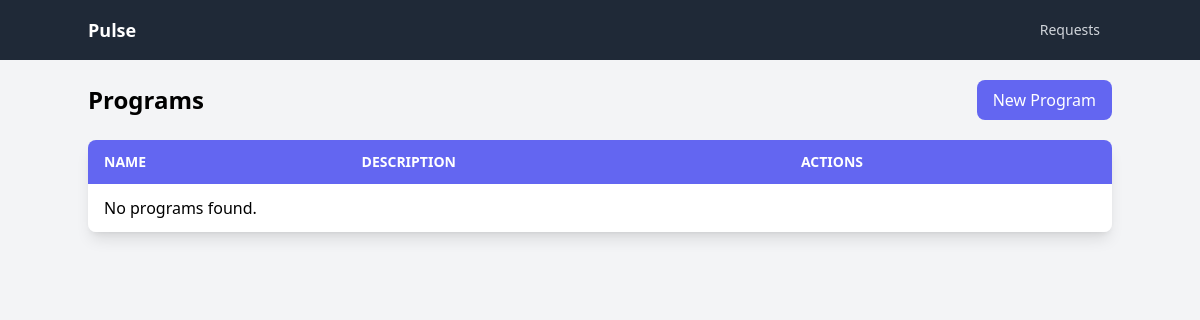
The app's page /programs/, older data.
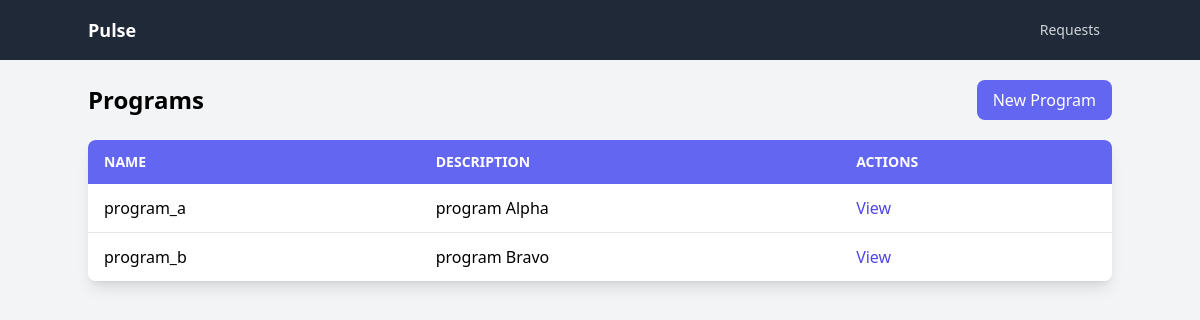
The same page, newer data.
### approvals/models.py (models this page shows, shortened)
class Program(models.Model):
    name = models.CharField(max_length=200, unique=True)
    description = models.TextField(blank=True)

### approvals/views.py (the view)
# urls.py: path('programs/', ProgramListView.as_view(), name='program_list'),
class ProgramListView(ListView):
    model = Program
    template_name = "approvals/program_list.html"

### templates/approvals/program_list.html
{% extends 'base.html' %}
{% block content %}
    <div class="flex justify-between items-center mb-4">
        <h1 class="text-2xl font-bold">Programs</h1>
        <a href="{% url 'approvals:program_create' %}"
           class="inline-flex items-center bg-indigo-500 hover:bg-indigo-600 text-white px-4 py-2 rounded-lg transition-colors duration-300">
            New Program
        </a>
    </div>
    <table class="w-full whitespace-nowrap rounded-lg overflow-hidden sm:shadow-lg my-5">
        <thead class="text-white bg-indigo-500">
        <tr class="text-left">
            <th class="py-3 px-4 font-semibold uppercase text-sm">Name</th>
            <th class="py-3 px-4 font-semibold uppercase text-sm">Description</th>
            <th class="py-3 px-4 font-semibold uppercase text-sm">Actions</th>
        </tr>
        </thead>
        <tbody class="bg-white divide-y divide-gray-200">
        {% for program in object_list %}
            <tr>
                <td class="py-3 px-4">{{ program.name }}</td>
                <td class="py-3 px-4">{{ program.description }}</td>
                <td class="py-3 px-4">
                    <a href="{% url 'approvals:program_detail' program.pk %}"
                       class="text-indigo-600 hover:text-indigo-900">View</a>
                </td>
            </tr>
            {% empty %}
            <tr>
                <td class="py-3 px-4" colspan="3">No programs found.</td>
            </tr>
        {% endfor %}
        </tbody>
    </table>
{% endblock %}

Row changes from the older to the newer data that the page shows:
added Program: name "program_a", description "program Alpha"
added Program: name "program_b", description "program Bravo"
Text that changed along with them:
text no longer shown: "No programs found."
